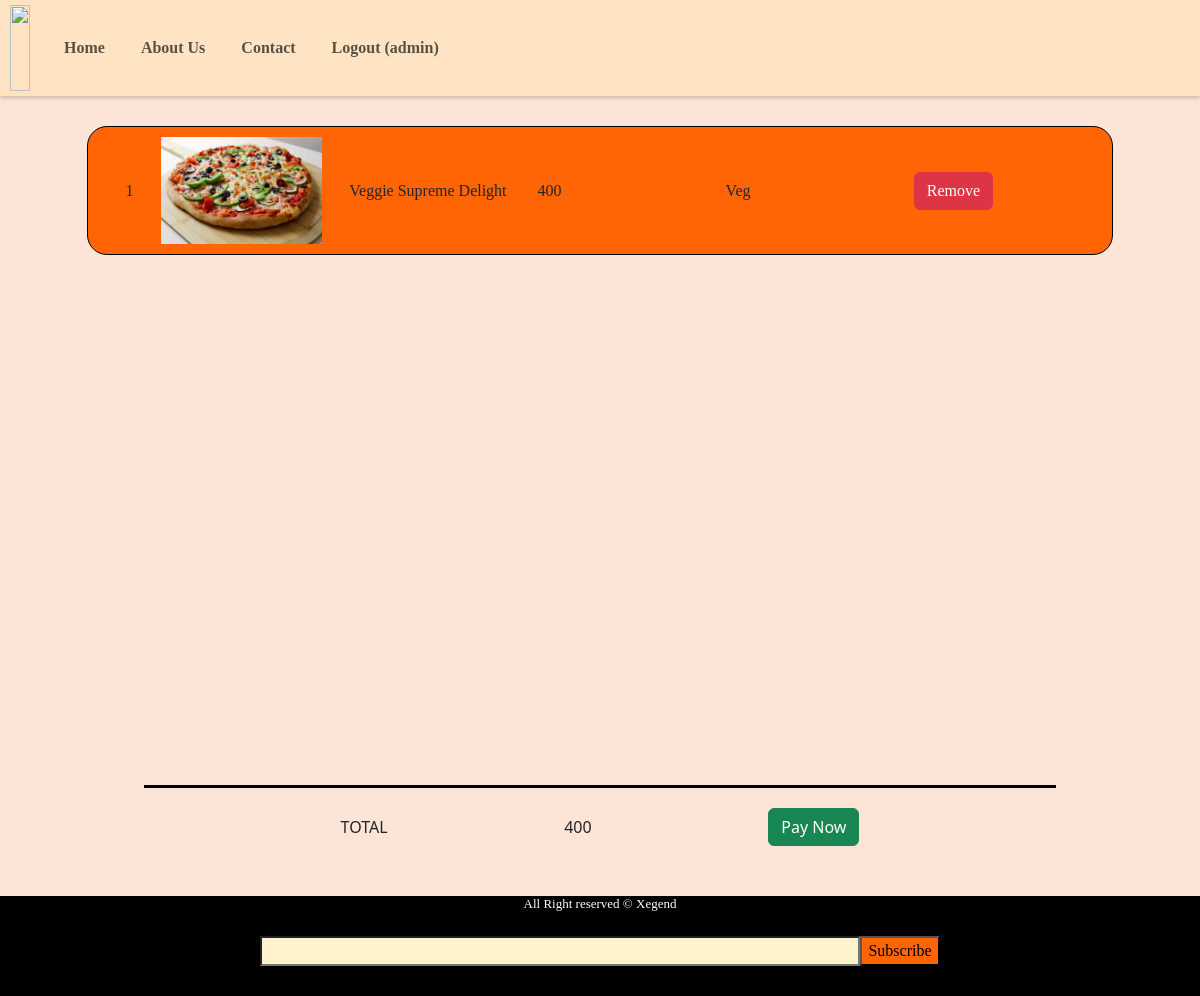
The app's page /cart (signed in) with its own data.
### pizza_bay/models.py (models this page shows)
class Basemodel(models.Model):
    uid=models.UUIDField(default=uuid.uuid4,editable=False,primary_key=True)
    created_at=models.DateField(auto_now_add=True)
    updated_at=models.DateField(auto_now_add=True)
    class Meta:
        abstract=True;

class CartItems(Basemodel):
    cart=models.ForeignKey(Cart,on_delete=models.CASCADE,related_name="cart_items")
    pizza=models.ForeignKey(Pizza,on_delete=models.CASCADE)

class Pizza(Basemodel):
    category=models.ForeignKey(PizzaCategory,on_delete=models.CASCADE,related_name="pizzas")
    pizza_name=models.CharField(max_length=100)
    price=models.IntegerField(default=300)
    image=models.ImageField(upload_to='pizza')

class PizzaCategory(Basemodel):
    category_name=models.CharField(max_length=100)

class Cart(Basemodel):
    user=models.ForeignKey(User,null=True,blank=True,on_delete=models.SET_NULL,related_name="carts")
    is_paid=models.BooleanField(default=False)
    def get_cart_total(self):
        return CartItems.objects.filter(cart=self).aggregate(Sum('pizza__price'))['pizza__price__sum']

### pizza_bay/views.py (the view)
# urls.py: path('cart',cart,name='cart'),
@login_required(login_url='login')
def cart(request):
    try:
        cart = Cart.objects.get(is_paid=False, user=request.user)
    except ObjectDoesNotExist:
        cart = Cart.objects.create(user=request.user, is_paid=False)
    context={'carts':cart}
    return render(request,'cart.html',context)

### templates/cart.html
{% extends "base.html" %}
{% block body %}
    <div class="cartlist" style="min-height:100%">
        {% for cartitems in carts.cart_items.all %}
        <div class="cartindi">
            <div class="cartinfo cartadj">
                <div>{{forloop.counter}}</div>
                <div class="cartimg cartadj"><img style="width: 100%;min-width:80px;;" src="/media/{{cartitems.pizza.image}}" alt=""></div>
                <div class="cartadj">{{cartitems.pizza.pizza_name}}</div>
                <div class="cartadj">{{cartitems.pizza.price}}</div>
                <div class="cartadj">{{cartitems.pizza.category.category_name}}</div>
                <div class="cartadj"><a href="{% url 'remove_cart_items' cartitems.uid %}" class="btn btn-danger">Remove</a></div>
            </div>
        </div>
                {% endfor %}
        <div class="sumtotal" style="padding: 20px;display: flex;align-items: center; justify-content: space-evenly;width: 80%;border-top: 3px solid black;">
            <div>TOTAL</div>
            <div>{{carts.get_cart_total}}</div>
            <div class="paybutton"><a href="details"><button class="btn btn-success">Pay Now</button></a></div>
        </div>
    </div>
{% endblock body %}

### templates/base.html (shortened to what this page needs)
<!doctype html>
<html lang="en">
  <head>
    <link href="https://cdn.jsdelivr.net/npm/bootstrap@5.3.2/dist/css/bootstrap.min.css" rel="stylesheet">
  </head>
  <body>
    <nav class="navbar navbar-expand-lg">
      <a class="navbar-brand" href="/"><img class="logo" src="https://i.ibb.co/CMNXMdf/p-zzaa.png" alt=""></a>
      <div class="collapse navbar-collapse" id="navbarNavAltMarkup">
        <div class="navbar-nav">
          <a class="nav-item nav-link navli" href="/">Home</a>
          <a class="nav-item nav-link navli" href="order">About Us</a>
          <a class="nav-item nav-link navli" href="contact">Contact</a>
          {% if request.user.is_authenticated %}
          <a class="nav-item nav-link navli" href="{% url 'logout' %}">Logout ({{request.user}})</a>
          {% else %}
          <a class="nav-item nav-link navli" href="{% url 'login' %}">Login</a>
          <a class="nav-item nav-link navli" href="{% url 'register' %}">Register</a>
          {% endif %}
        </div>
      </div>
    </nav>
            {% block body %}
            {% endblock body %}
            <footer style="height: auto;background-color: black">
              <h3 style="background-color: black;color: white;text-align: center;font-family: Georgia, 'Times New Roman', Times, serif;font-size: small;">All Right reserved &copy; Xegend</h3>
              <form class="subscribe" style="margin-top:2%" method="post">
                <input type="email" class="w-50 h-50 bg-warning-subtle" name="mail" id="mail">
                <button type="submit" style="background-color: #ff6505;" class="h-50 Fonty"><a style="text-decoration: none;color: black;" href="takemail">Subscribe</a></button>
            </form>
            </footer>
  </body>
</html>

### templates/base.html (style rules this page uses)
html,body { height: 100%; }
.navbar { padding:0 10px; height:12%; background-color: bisque; position: sticky; top: 0; box-shadow: 0 2px 4px 0 rgba(0,0,0,.2); z-index: 5; }
a { height: 100%; }
.logo { height: 100%; width: 100%; }
.navli { margin: 0 10px; font-family: Georgia, 'Times New Roman', Times, serif; font-weight: 600; }
.navbar-collapse { background-color:#ffe4c4; }
.cartindi { width:90%; background-color:#ff6505; display: flex; padding: 10px; margin-bottom: 5px; height: 20%; min-width:350px; justify-content:space-evenly; border-radius: 20px; border:1px solid black; }
.cartlist { width: 100%; display: flex; flex-direction: column; justify-content: space-between; align-items: center; padding: 30px; background-color:#fce5d7; }
.cartimg { width: 15%; }
.cartadj { min-width: 70px; font-size: 100%; font-family: Georgia, 'Times New Roman', Times, serif; width:16% ; }
.cartinfo { display: flex; align-items: center; justify-content: space-evenly; height: 100%; width: 100%; }
.Fonty { font-family: Georgia, 'Times New Roman', Times, serif; }
.subscribe { height:60px; width: 100%; display: flex; justify-content:center; }

### records on screen
CartItems: pizza.image (picture), pizza.pizza_name "Veggie Supreme Delight", pizza.price "400", pizza.category.category_name "Veg"
Cart: get_cart_total "400"

### other values on screen
{{ request.user }} "admin"
